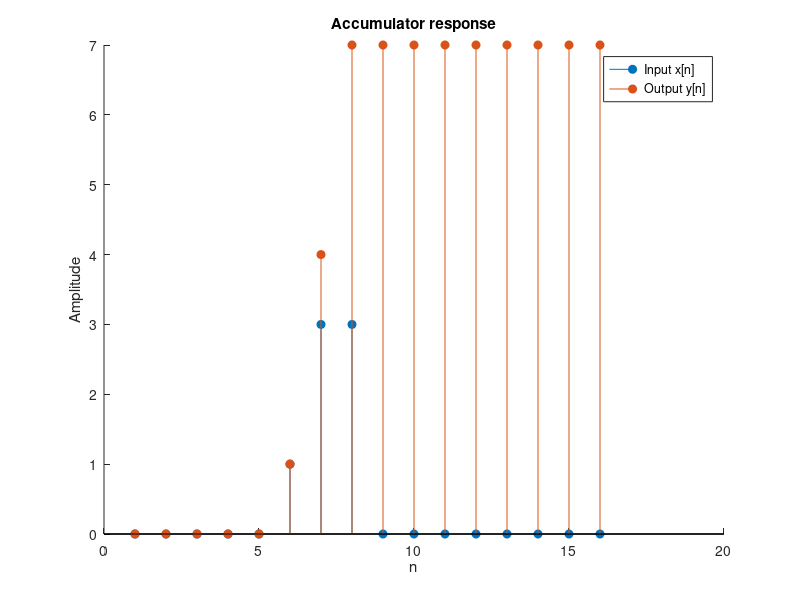

MATLAB code to generate this figure:
%% Experiment - 2
% Example - 1
clc;
clear;
figure;

%% With using inbuilt function
n = -5 : 10; % Discrete time index
x = [n >= 0] + 2 * [n >= 1] - 3 * [n >= 3];  % Input signal
y = filter([1], [1, -1], x);

hold on;
stem(x, 'filled')
stem(y, 'filled')
hold off;
title('Accumulator response')
legend('Input x[n]', 'Output y[n]')
xlabel('n')
ylabel('Amplitude')
